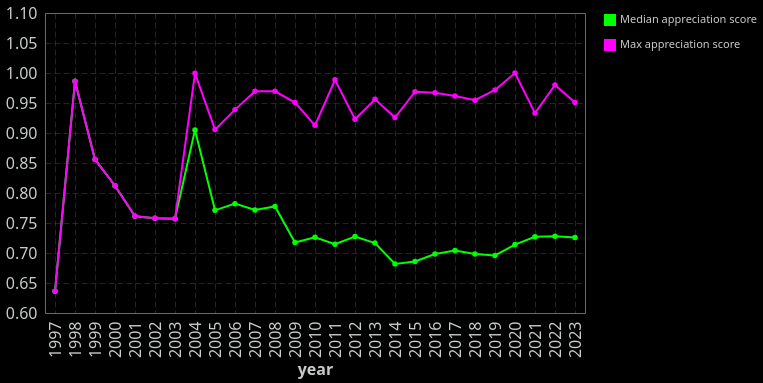

Write a Vega-Lite specification for this figure.
### Vega-Lite specification from a JSON file in a GitHub repository (floating-point values rounded to 4 significant figures)
{"config": {"view": {"continuousWidth": 400, "continuousHeight": 300, "stroke": "#4A7295", "strokeWidth": 1}, "background": "#000000", "mark": {"color": "#ff00ff"}, "arc": {"fill": "#ff00ff"}, "area": {"fill": "#ff00ff", "line": true, "fillOpacity": 0.1}, "line": {"stroke": "#ff00ff", "strokeWidth": 2}, "path": {"stroke": "#ff00ff"}, "rect": {"fill": "#ff00ff"}, "shape": {"stroke": "#ff00ff"}, "symbol": {"fill": "#ff00ff"}, "title": {"color": "#C7CCC9", "anchor": "start", "dy": -15, "fontSize": 16, "font": "IBM Plex Sans,system-ui,-apple-system,BlinkMacSystemFont,\".sfnstext-regular\",sans-serif", "fontWeight": 600}, "axisBand": {"grid": false}, "axis": {"labelColor": "#C7CCC9", "labelFontSize": 16, "labelFont": "IBM Plex Sans Condensed, system-ui, -apple-system, BlinkMacSystemFont, \".SFNSText-Regular\", sans-serif", "labelFontWeight": 400, "titleColor": "#C7CCC9", "titleFontWeight": 600, "titleFontSize": 16, "grid": true, "gridColor": "#4A7295", "labelAngle": 0, "domainColor": null, "tickColor": null, "labelPadding": 2, "tickSize": 6, "tickWidth": 0.5, "gridOpacity": 1, "gridZ": 1}, "axisX": {"gridDash": [6, 3], "gridWidth": 0.35, "gridColor": "#4A7295", "labelAngle": 0}, "axisY": {"gridDash": [6, 3], "gridWidth": 0.35, "gridColor": "#4A7295"}, "layer": {"grid": 1, "mark": 0}, "legend": {"labelFontSize": 11, "padding": 1, "symbolType": "square", "labelColor": "#C7CCC9", "titleColor": "#C7CCC9"}, "style": {"guide-label": {"font": "IBM Plex Sans,system-ui,-apple-system,BlinkMacSystemFont,\".sfnstext-regular\",sans-serif", "fill": "#C7CCC9", "fontWeight": 400}, "guide-title": {"font": "IBM Plex Sans,system-ui,-apple-system,BlinkMacSystemFont,\".sfnstext-regular\",sans-serif", "fill": "#C7CCC9", "fontWeight": 400}}, "range": {"category": ["#0000FF", "#FF6600FF", "#44E602", "#ff00ff", "#FFFF00", "#9900CC", "#33CCFF", "#f77976ff", "#CC66FF"]}}, "layer": [{"data": {"name": "data-846730db5ee0da12a04ff96dc77588c3"}, "mark": {"type": "line", "point": true}, "encoding": {"color": {"field": "label", "legend": {"title": ""}, "scale": {"range": ["#00ff00"]}, "type": "nominal"}, "tooltip": [{"field": "year", "type": "ordinal"}, {"aggregate": "median", "field": "appreciation_score", "type": "quantitative"}], "x": {"axis": {"labelAngle": 270}, "field": "year", "type": "ordinal"}, "y": {"aggregate": "median", "field": "appreciation_score", "scale": {"domain": [0.6, 1.1]}, "type": "quantitative"}}}, {"data": {"name": "data-72531c65c8c49353665348c3d0d86b13"}, "mark": {"type": "line", "point": true}, "encoding": {"color": {"field": "label", "legend": {"title": ""}, "scale": {"range": ["#ff00ff"]}, "type": "nominal"}, "tooltip": [{"field": "name", "type": "nominal"}, {"field": "year", "type": "ordinal"}, {"field": "appreciation_score", "type": "quantitative"}], "x": {"axis": {"labelAngle": 270}, "field": "year", "title": "year", "type": "ordinal"}, "y": {"field": "appreciation_score", "scale": {"domain": [0.6, 1.1]}, "title": "", "type": "quantitative"}}}], "resolve": {"scale": {"color": "independent"}}, "$schema": "https://vega.github.io/schema/vega-lite/v5.20.1.json", "datasets": {"data-846730db5ee0da12a04ff96dc77588c3": [{"year": 1997, "appreciation_score": 0.6361, "label": "Median appreciation score"}, {"year": 1998, "appreciation_score": 0.9863, "label": "Median appreciation score"}, {"year": 1999, "appreciation_score": 0.8559, "label": "Median appreciation score"}, {"year": 2000, "appreciation_score": 0.8121, "label": "Median appreciation score"}, {"year": 2001, "appreciation_score": 0.7612, "label": "Median appreciation score"}, {"year": 2002, "appreciation_score": 0.758, "label": "Median appreciation score"}, {"year": 2003, "appreciation_score": 0.757, "label": "Median appreciation score"}, {"year": 2004, "appreciation_score": 0.9052, "label": "Median appreciation score"}, {"year": 2005, "appreciation_score": 0.7711, "label": "Median appreciation score"}, {"year": 2006, "appreciation_score": 0.7823, "label": "Median appreciation score"}, {"year": 2007, "appreciation_score": 0.7717, "label": "Median appreciation score"}, {"year": 2008, "appreciation_score": 0.7777, "label": "Median appreciation score"}, {"year": 2009, "appreciation_score": 0.7175, "label": "Median appreciation score"}, {"year": 2010, "appreciation_score": 0.7263, "label": "Median appreciation score"}, {"year": 2011, "appreciation_score": 0.7145, "label": "Median appreciation score"}, {"year": 2012, "appreciation_score": 0.7274, "label": "Median appreciation score"}, {"year": 2013, "appreciation_score": 0.7165, "label": "Median appreciation score"}, {"year": 2014, "appreciation_score": 0.6819, "label": "Median appreciation score"}, {"year": 2015, "appreciation_score": 0.686, "label": "Median appreciation score"}, {"year": 2016, "appreciation_score": 0.6984, "label": "Median appreciation score"}, {"year": 2017, "appreciation_score": 0.7042, "label": "Median appreciation score"}, {"year": 2018, "appreciation_score": 0.6984, "label": "Median appreciation score"}, {"year": 2019, "appreciation_score": 0.696, "label": "Median appreciation score"}, {"year": 2020, "appreciation_score": 0.7141, "label": "Median appreciation score"}, {"year": 2021, "appreciation_score": 0.7271, "label": "Median appreciation score"}, {"year": 2022, "appreciation_score": 0.728, "label": "Median appreciation score"}, {"year": 2023, "appreciation_score": 0.726, "label": "Median appreciation score"}], "data-72531c65c8c49353665348c3d0d86b13": [{"year": 1997, "appreciation_score": 0.6361, "name": "POSTAL", "label": "Max appreciation score"}, {"year": 1998, "appreciation_score": 0.9863, "name": "Half-Life", "label": "Max appreciation score"}, {"year": 1999, "appreciation_score": 0.8559, "name": "Legacy of Kain: Soul Reaver", "label": "Max appreciation score"}, {"year": 2000, "appreciation_score": 0.8121, "name": "Counter-Strike", "label": "Max appreciation score"}, {"year": 2001, "appreciation_score": 0.7612, "name": "Half-Life: Blue Shift", "label": "Max appreciation score"}, {"year": 2002, "appreciation_score": 0.758, "name": "Mafia", "label": "Max appreciation score"}, {"year": 2003, "appreciation_score": 0.757, "name": "Day of Defeat", "label": "Max appreciation score"}, {"year": 2004, "appreciation_score": 0.9995, "name": "Half-Life 2", "label": "Max appreciation score"}, {"year": 2005, "appreciation_score": 0.9057, "name": "Sid Meier's Pirates!", "label": "Max appreciation score"}, {"year": 2006, "appreciation_score": 0.939, "name": "Company of Heroes", "label": "Max appreciation score"}, {"year": 2007, "appreciation_score": 0.9696, "name": "BioShock™", "label": "Max appreciation score"}, {"year": 2008, "appreciation_score": 0.9696, "name": "Grand Theft Auto: San Andreas", "label": "Max appreciation score"}, {"year": 2009, "appreciation_score": 0.9507, "name": "STAR WARS™ - Knights of the Old Republic™", "label": "Max appreciation score"}, {"year": 2010, "appreciation_score": 0.9127, "name": "Battlefield: Bad Company 2 Vietnam", "label": "Max appreciation score"}, {"year": 2011, "appreciation_score": 0.9887, "name": "Portal 2", "label": "Max appreciation score"}, {"year": 2012, "appreciation_score": 0.9229, "name": "Thief™ II: The Metal Age", "label": "Max appreciation score"}, {"year": 2013, "appreciation_score": 0.9562, "name": "System Shock 2", "label": "Max appreciation score"}, {"year": 2014, "appreciation_score": 0.9258, "name": "Resident Evil 4", "label": "Max appreciation score"}, {"year": 2015, "appreciation_score": 0.9688, "name": "The Witcher® 3: Wild Hunt", "label": "Max appreciation score"}, {"year": 2016, "appreciation_score": 0.9669, "name": "FINAL FANTASY IX", "label": "Max appreciation score"}, {"year": 2017, "appreciation_score": 0.9616, "name": "Hollow Knight", "label": "Max appreciation score"}, {"year": 2018, "appreciation_score": 0.9546, "name": "Celeste", "label": "Max appreciation score"}, {"year": 2019, "appreciation_score": 0.9717, "name": "Red Dead Redemption 2", "label": "Max appreciation score"}, {"year": 2020, "appreciation_score": 1.0, "name": "Baldur's Gate 3", "label": "Max appreciation score"}, {"year": 2021, "appreciation_score": 0.9331, "name": "It Takes Two", "label": "Max appreciation score"}, {"year": 2022, "appreciation_score": 0.9801, "name": "God of War", "label": "Max appreciation score"}, {"year": 2023, "appreciation_score": 0.9509, "name": "Pizza Tower", "label": "Max appreciation score"}]}}
